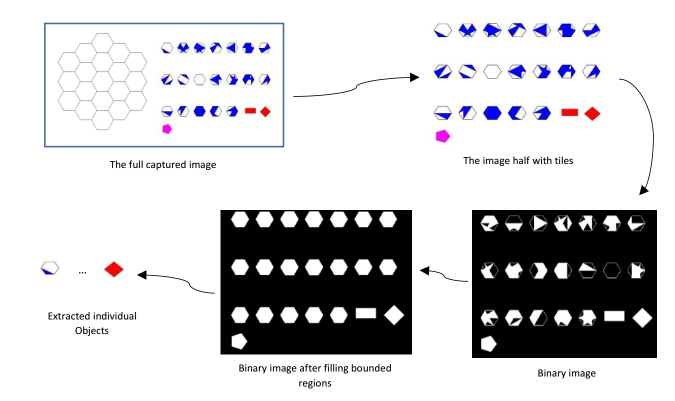
%> input picture extract.png, 1349 x 802 px (shown at 1/2 size)
$ octave --eval "recognition('../extract.png');"   (GNU Octave 9; MATLAB toolbox functions it lacks are replaced by stand-ins)
%> lines starting %> are read from the running program, lines starting %| are printed output that depends on the picture; in (x1, y1, x2, y2) boxes, pixels count from 0 and x2, y2 are one past the last pixel; in counts of white or black regions, pixels touching at a corner belong together; the program's own positions count from 1
### Hexabits/count.m
function Total = count(file)
%> called with file = '../extract.png'
close all
Ac=imread(file);
%> Ac is the input picture: size 802x1349x3 uint8; mean R, G, B 204.8, 204.5, 206.7
A=rgb2gray(Ac);
figure,imshow(A); title('Original Image');
%Convert the Image to binary
B=im2bw(A);
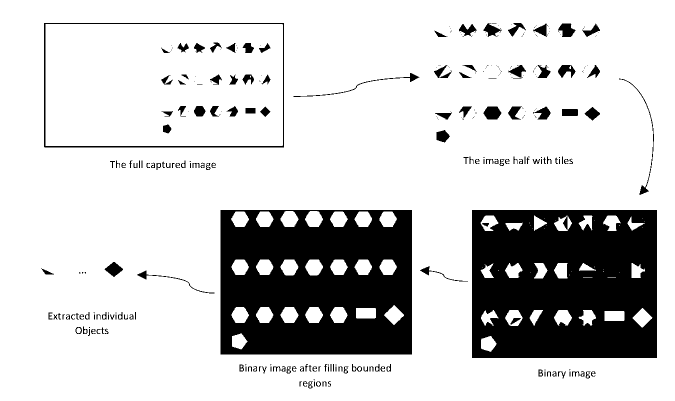
%> B: size 802x1349 logical (shown at 1/2 size); 80.3% white; 312 black regions (143 under 20 px), largest, box (x1, y1, x2, y2) and area: (944, 420, 1314, 716) 97053, (441, 420, 824, 709) 92067, (88, 46, 568, 295) 3621
B=~B;
figure (3);
imshow(B);
%Fill the holes
B= bwmorph(B,'dilate',3);
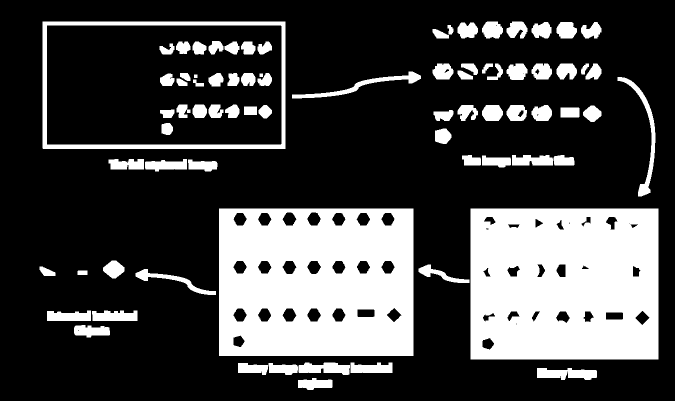
%> B: size 802x1349 logical (shown at 1/2 size); 26.6% white; 77 white regions, largest, box (x1, y1, x2, y2) and area: (941, 417, 1317, 719) 108661, (438, 417, 827, 712) 104048, (85, 43, 571, 298) 12309
C=imfill(B,'holes');
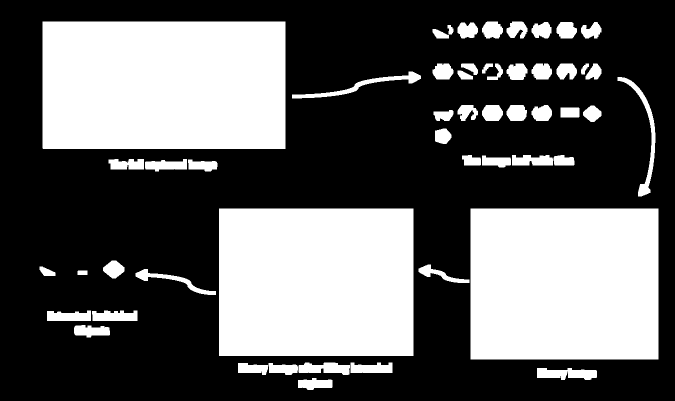
%> C: size 802x1349 logical (shown at 1/2 size); 37.3% white; 52 white regions
figure (4);
imshow(C);
%Label the connected components
[Label,Total]=bwlabel(C,8);
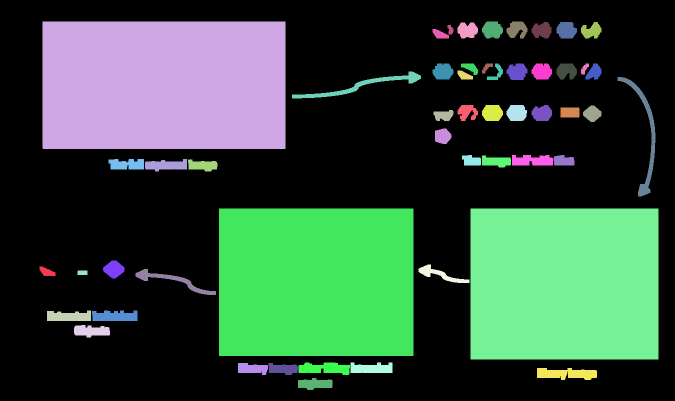
%> Label: size 802x1349 double (shown at 1/2 size); 53 distinct labels, from 0 to 52; one colour per label, 0 black
%> Total = 52
figure,imshow(C); title('Labelled Image');
%Rectangle containing the region
Sdata=regionprops(Label,'BoundingBox');
%> Sdata = 52 regions; largest, box (x1, y1, x2, y2): (85, 43, 571, 298), (438, 417, 827, 712), (941, 417, 1317, 719), (1235, 154, 1311, 393), (584, 143, 842, 197)

%Crop all objects
for i=1:Total
    Img=imcrop(Ac,Sdata(i).BoundingBox);
    d = figure;
    imshow(Img); %title(Name);
    file = ['Cropped_tiles/ct',num2str(i)];
    saveas(d,file ,'jpg');
end
%> this loop made 52 passes
%> pass 1, in count, `Img=imcrop(Ac,Sdata(i).BoundingBox);`:
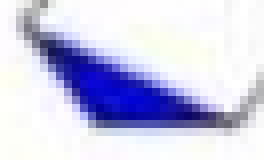
%> Img: size 20x33x3 uint8 (shown 8 times larger); mean R, G, B 202.2, 202.5, 230.5
%> pass 2, in count, `Img=imcrop(Ac,Sdata(i).BoundingBox);`:
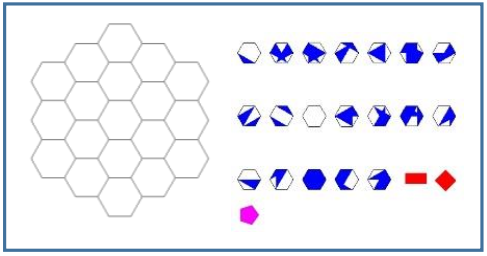
%> Img: size 256x487x3 uint8; mean R, G, B 237.5, 238.1, 245.4
%> pass 3, in count, `Img=imcrop(Ac,Sdata(i).BoundingBox);`:
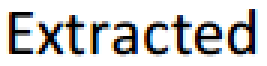
%> Img: size 22x89x3 uint8 (shown 3 times larger); mean R, G, B 204.7, 204.3, 204.3

### Hexabits/recognition.m
%%%%%%%%%%%%%%%%%%%%%%%%%%%%%%%%%%%%%%%%%%%%%%%%%%%%
%%%%% A Visual solver for The Hexabits Puzzle  %%%%%
%%%%%                                          %%%%%
%%%%%    Author: Amir Rasouli                  %%%%%
%%%%%    Date: April 2013                      %%%%%
%%%%%                                          %%%%%
%%%%%%%%%%%%%%%%%%%%%%%%%%%%%%%%%%%%%%%%%%%%%%%%%%%%
function  recognition (file)
Total = count(file);
%> Total = 52
global show_int_images
close all
i=1;
% Upload Image
for l=1:Total
    obj = ['Cropped_tiles/ct',num2str(l),'.jpg'];
%> obj = 'Cropped_tiles/ct1.jpg'
%> (the run ends here)

$ run again, on hexabits.png
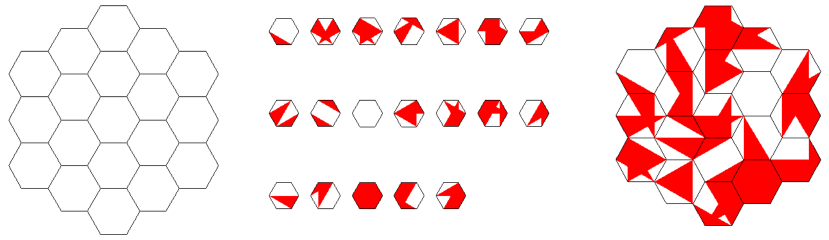
%> input picture hexabits.png, 1657 x 479 px (shown at 1/2 size)
%> in count, Ac is the input picture: size 479x1657x3 uint8; mean R, G, B 250.7, 222.6, 222.6
%> C: size 479x1657 logical; 42.8% white; 21 white regions
%> in count, `[Label,Total]=bwlabel(C,8);`:
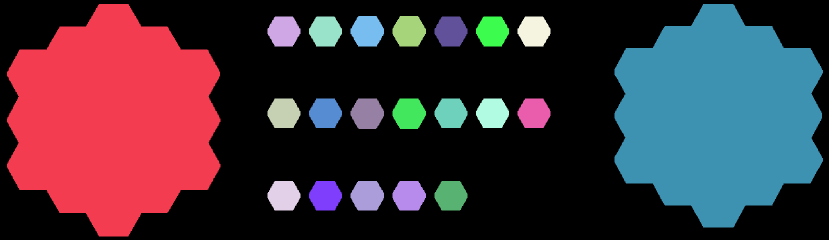
%> Label: size 479x1657 double (shown at 1/2 size); 22 distinct labels, from 0 to 21; one colour per label, 0 black
%> in count, `[Label,Total]=bwlabel(C,8);`: Total = 21
%> Sdata = 21 regions; largest, box (x1, y1, x2, y2): (14, 8, 441, 473), (1229, 8, 1646, 455), (701, 32, 768, 93), (701, 197, 768, 258), (785, 32, 852, 93)
%> the loop in count, `for i=1:Total` made 21 passes
%> pass 3, in count, `Img=imcrop(Ac,Sdata(i).BoundingBox);`:
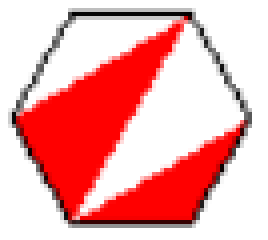
%> Img: size 60x67x3 uint8 (shown 4 times larger); mean R, G, B 241.2, 170.3, 170.3
%> in recognition, `Total = count(file);`: Total = 21
%> obj = 'Cropped_tiles/ct1.jpg'

$ run again, on patterns.png
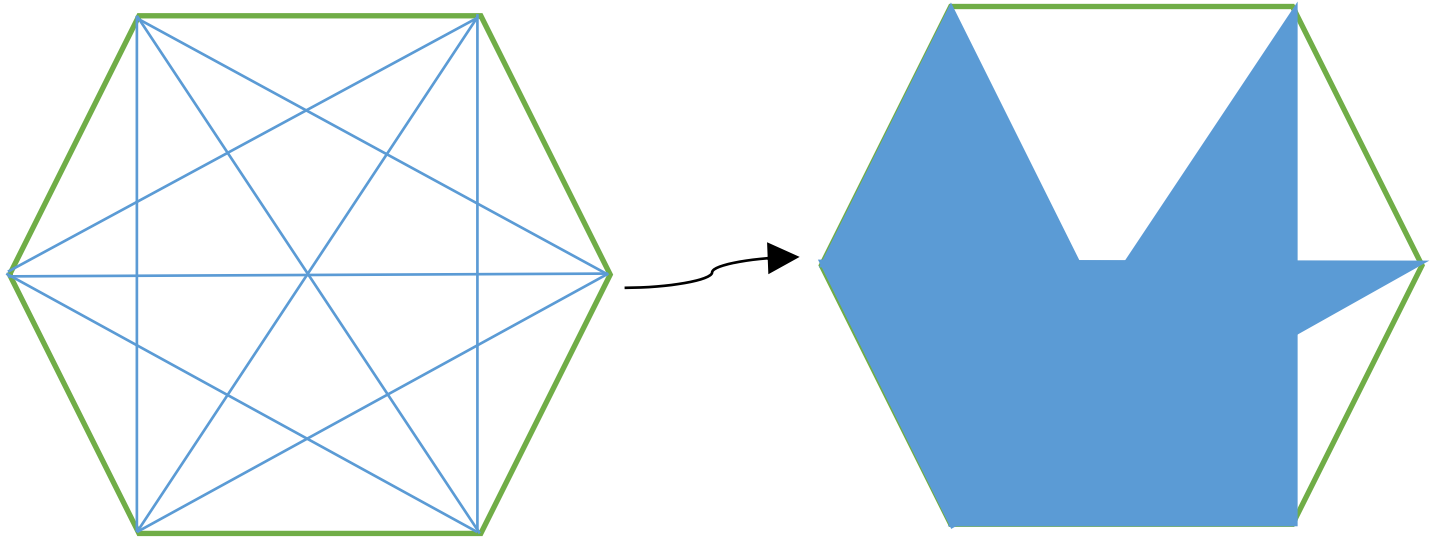
%> input picture patterns.png, 1432 x 552 px
%> in count, Ac is the input picture: size 552x1432x3 uint8; mean R, G, B 213.8, 229.9, 241.3
%> in count, `B= bwmorph(B,'dilate',3);`:
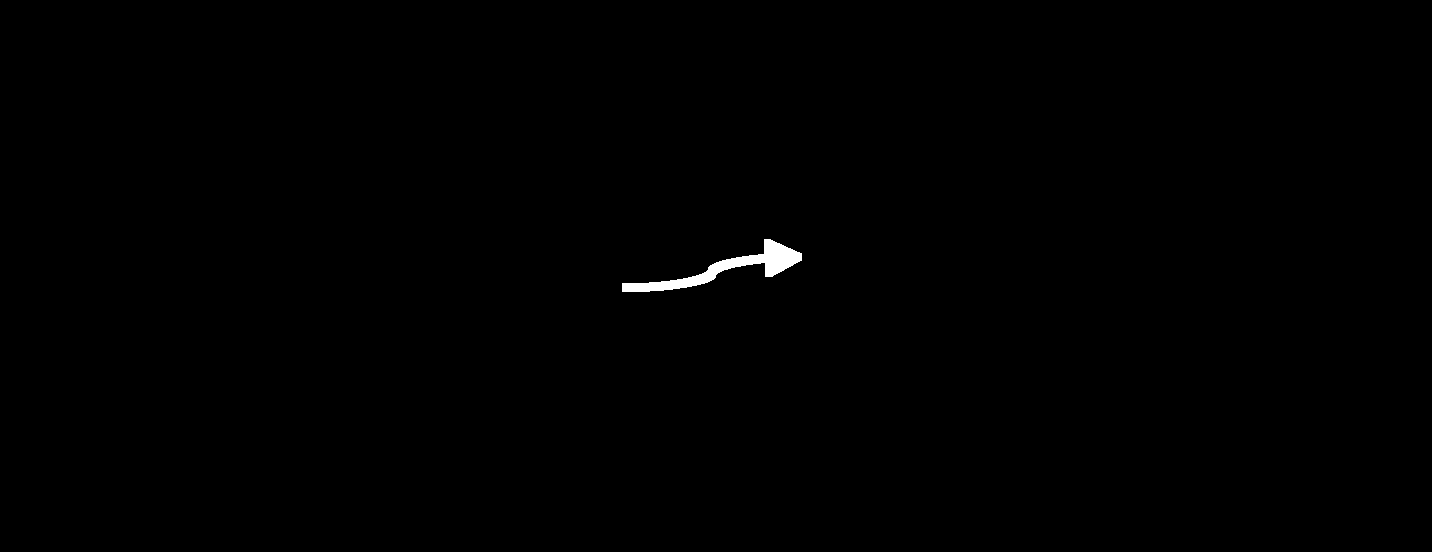
%> B: size 552x1432 logical; 0.3% white; 1 white region, box (x1, y1, x2, y2) and area: (622, 239, 802, 292) 2370
%> Label: size 552x1432 double; values 0 (black) and 1 (white), 0.3% white; 1 white region
%> in count, `[Label,Total]=bwlabel(C,8);`: Total = 1
%> Sdata = 1 region; box (x1, y1, x2, y2): (622, 239, 802, 292)
%> the loop in count, `for i=1:Total` made 1 pass
%> pass 1, in count, `Img=imcrop(Ac,Sdata(i).BoundingBox);`:
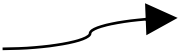
%> Img: size 54x181x3 uint8; min 0, max 255, mean 231.2
%> in recognition, `Total = count(file);`: Total = 1
%> obj = 'Cropped_tiles/ct1.jpg'

$ run again, on search.png
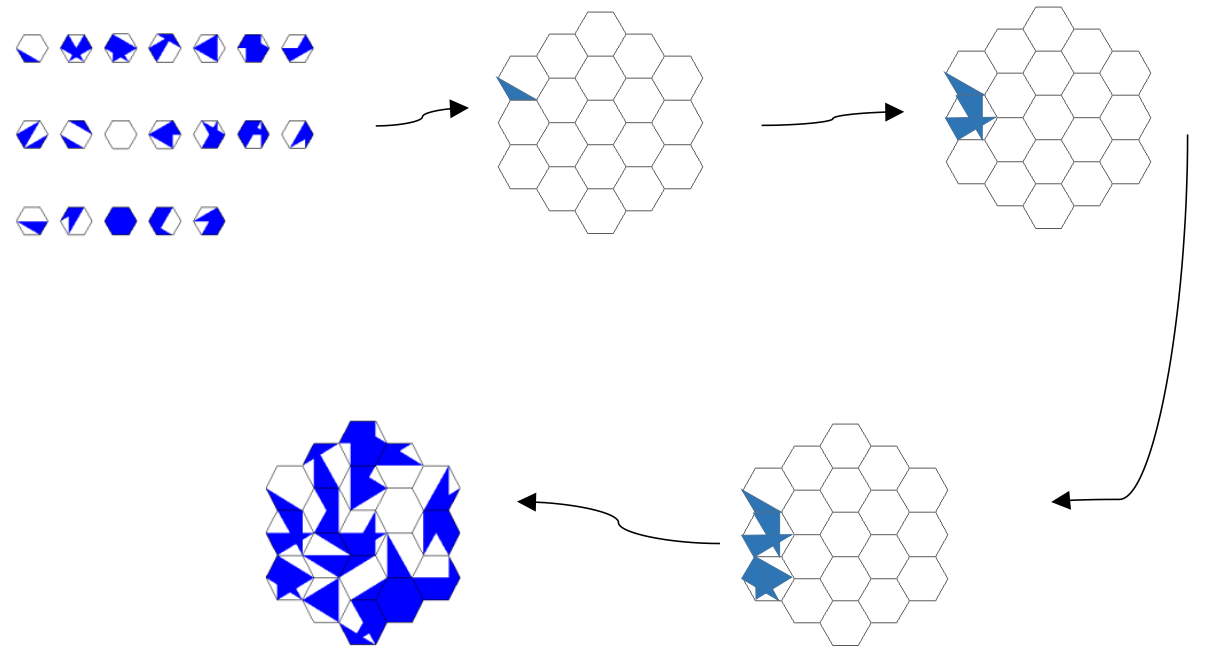
%> input picture search.png, 1211 x 668 px
%> in count, Ac is the input picture: size 668x1211x3 uint8; mean R, G, B 244.6, 245, 252.2
%> C: size 668x1211 logical; 11.7% white; 49 white regions
%> Label: size 668x1211 double; 50 distinct labels, from 0 to 49
%> in count, `[Label,Total]=bwlabel(C,8);`: Total = 49
%> Sdata = 49 regions; largest, box (x1, y1, x2, y2): (1049, 131, 1191, 513), (494, 11, 706, 237), (739, 423, 951, 649), (942, 6, 1154, 232), (263, 418, 463, 648)
%> the loop in count, `for i=1:Total` made 49 passes
%> pass 3, in count, `Img=imcrop(Ac,Sdata(i).BoundingBox);`:
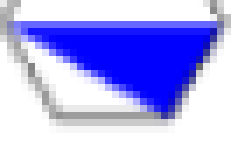
%> Img: size 21x36x3 uint8 (shown 7 times larger); mean R, G, B 175.2, 175.2, 243.4
%> in recognition, `Total = count(file);`: Total = 49
%> obj = 'Cropped_tiles/ct1.jpg'
